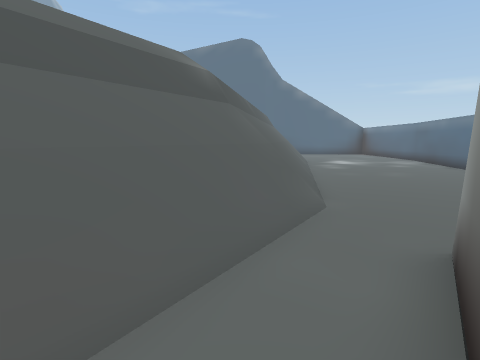
[1] (above)

24 first-person views from a walk through a 3-D level made in the Unity game engine. The camera is 1.4 m above the floor, tilts 8° down and sees 80° across. The floor is counted in squares, 1 m on a side. Each view is taken from the middle of a square. On the plan, view 1 faces up. The plan holds only what a view shows up to about 14 squares ahead; the rest is blank. The place goes on beyond the plan. The player character is not drawn.

[2]
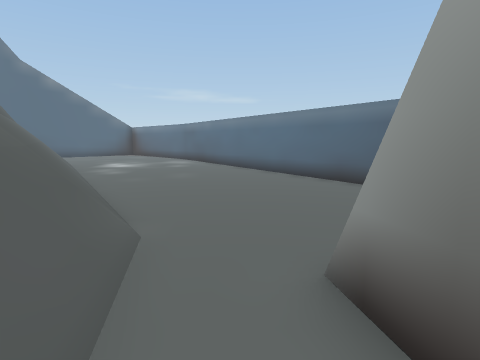

[3]
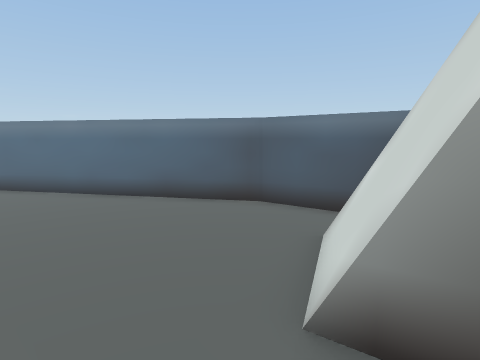

[4]
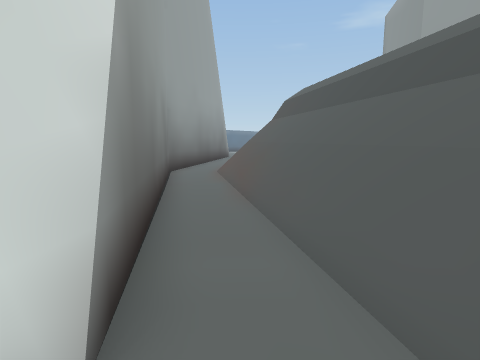

[5]
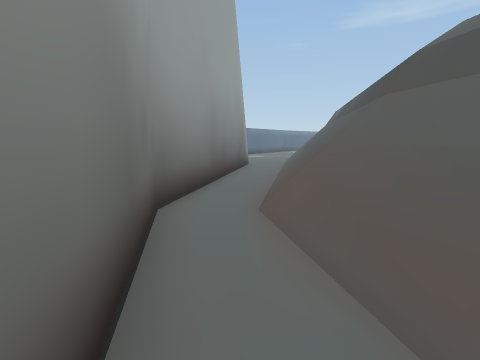

[6]
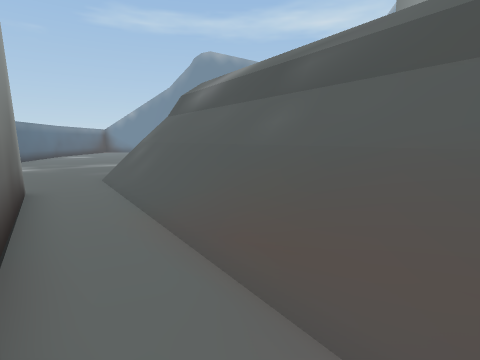

[7]
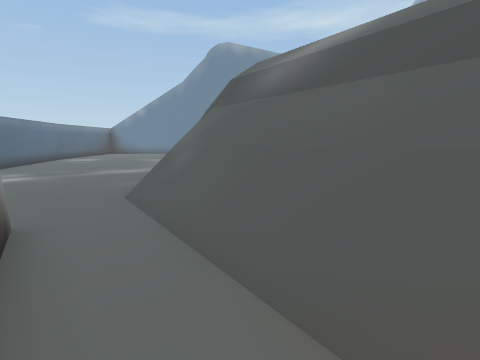

[8]
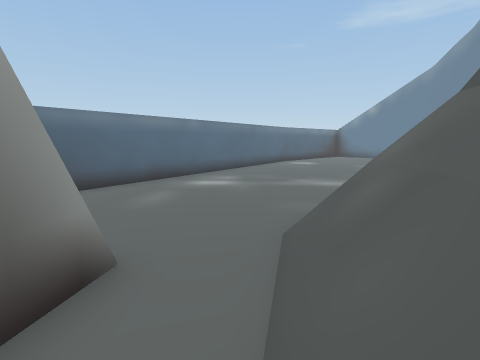

[9]
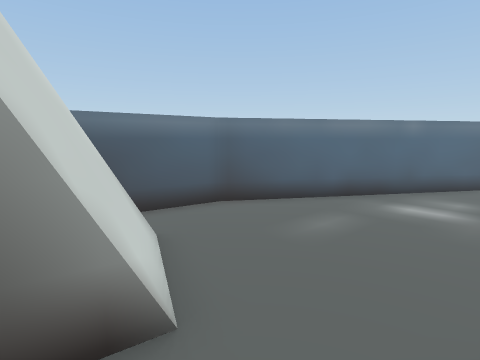

[10]
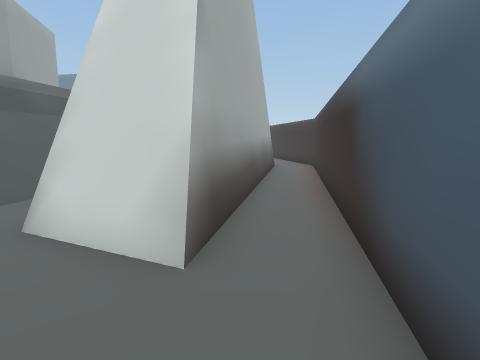

[11]
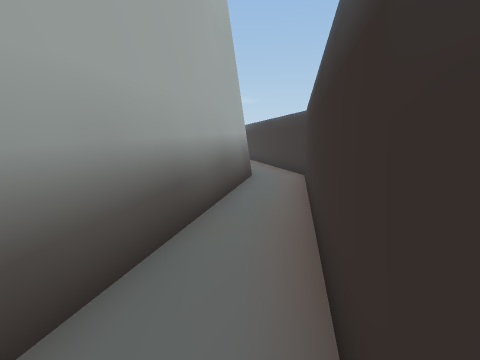

[12]
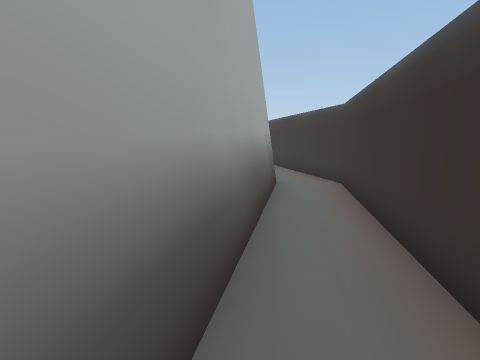

[13]
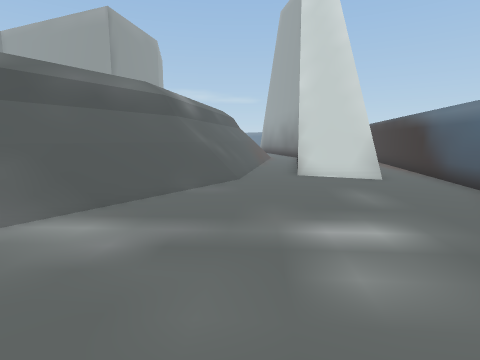

[14]
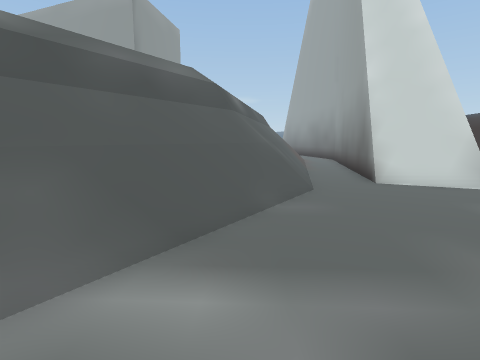

[15]
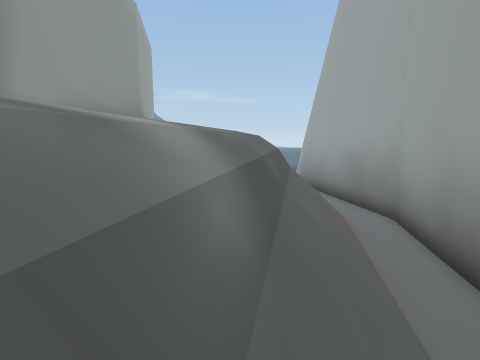

[16]
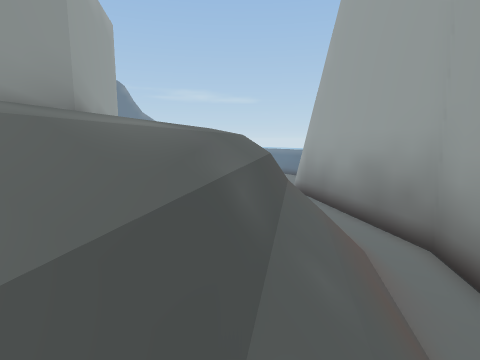

[17]
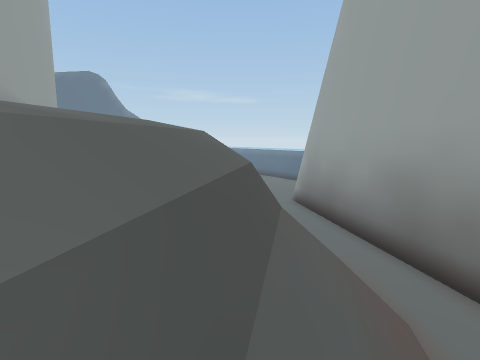

[18]
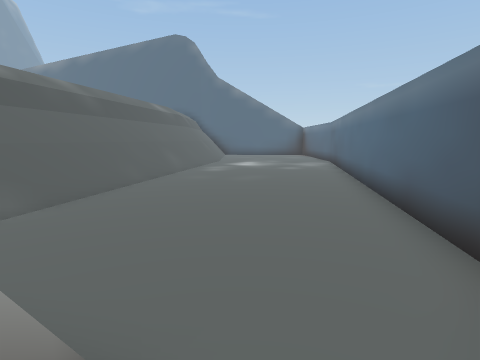

[19]
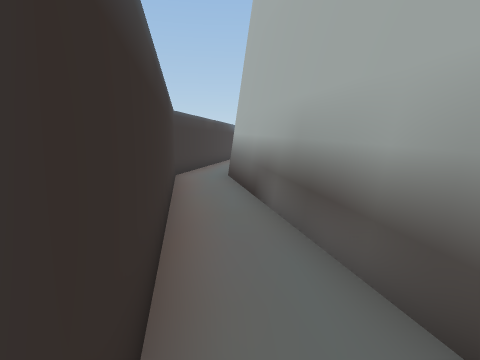

[20]
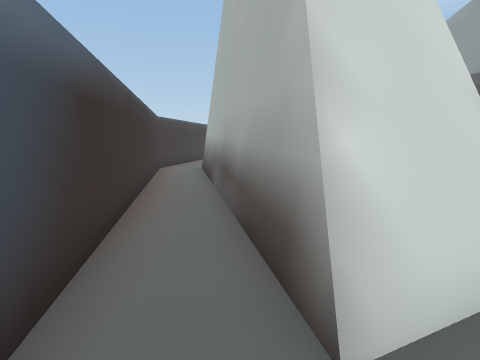

[21]
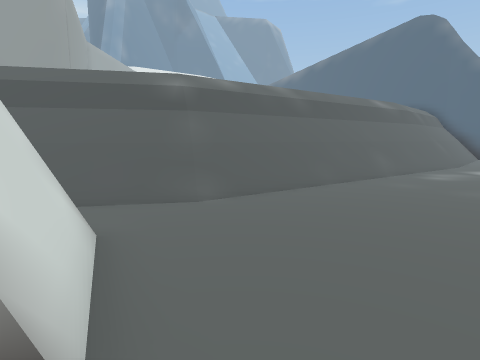

[22]
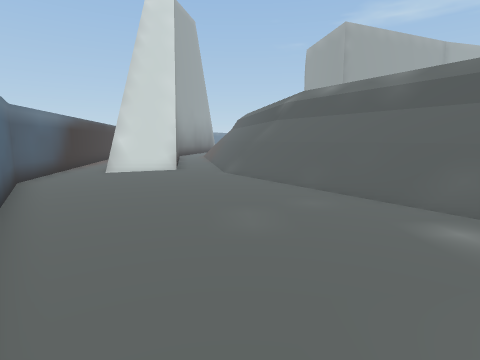

[23]
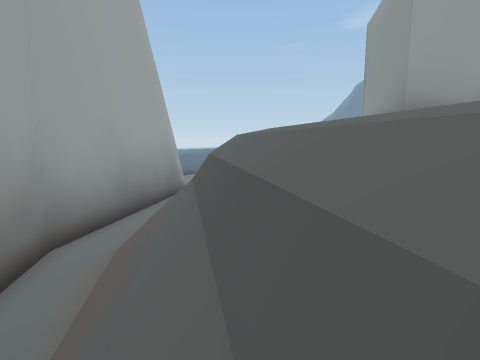

[24]
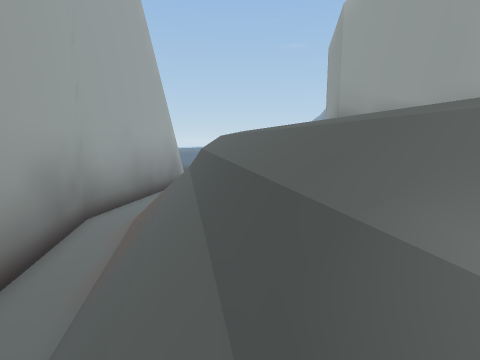

### Floor plan
Key: @ floor where view 1 was taken; # wall or solid block; . floor; / step, stairs or slope; = window, fence, low wall or low ledge; ^ raised ledge.
Columns run from 23 left of view 1 to 11 right of it. Each row starts with its distance up from view 1.
 15                        ^^ =.......#
 14                        ^=#=.......#
 13                        ^===.......#
 12                       ^^===.......#
 11                       ^^#=#......##
 10                       ^^ =.......#
  9                       ^=#=.......#
  8                       ^===.......#
  7                     ^^^/==.......#
  6                    ^^^=///......##
  5                    ^^^///.......#
  4                   ^^^///........#
  3                  ^^^=///..#=....#
  2                  ^^^///..####..##
  1                 ^^^///..####..##
  0                 ^^=///.@####..#
 -1                ^^^///..####..##
 -2              ^^^^///..## #..##
 -3             ^^^^=///..####..#
 -4           ^^^^^////..####..##
 -5          ^^^^=////..## #..##
 -6        ^^^^^/////...####..#
 -7       ^^^^=////...#####..##
 -8       ^^^/////...#####..##
 -9  ^^^^^^=////...### ##...#
-10  ^^^==/////...######...##
-11 =## #==//...### ##...###
-12 =======/...######...##
-13 ==#.......#####...###
-14 ..........=###...##
-15 ...........#...###
-16 ..............##
-17 ............###
-18 ...........##
-19 .......#####
-20 ..######
-21 ###

Positions as (right, up) in squares from view 1, and headings:
1: (0, 0), facing up
2: (0, 2), facing up-right
3: (0, 4), facing right
4: (3, 5), facing down-left
5: (-1, -1), facing down-left
6: (-6, -7), facing left
7: (-9, -9), facing left
8: (-12, -9), facing down-left
9: (-14, -10), facing down
10: (-14, -18), facing up-right
11: (-10, -16), facing up-right
12: (-9, -14), facing up-right
13: (-23, -19), facing up-right
14: (-23, -16), facing up-right
15: (-17, -10), facing up-right
16: (-14, -8), facing up-right
17: (-11, -6), facing up-right
18: (6, 1), facing up
19: (6, 0), facing down-left
20: (7, 3), facing down-left
21: (7, 2), facing up-left
22: (10, 15), facing down-left
23: (-2, 4), facing down-left
24: (0, 7), facing down-left
